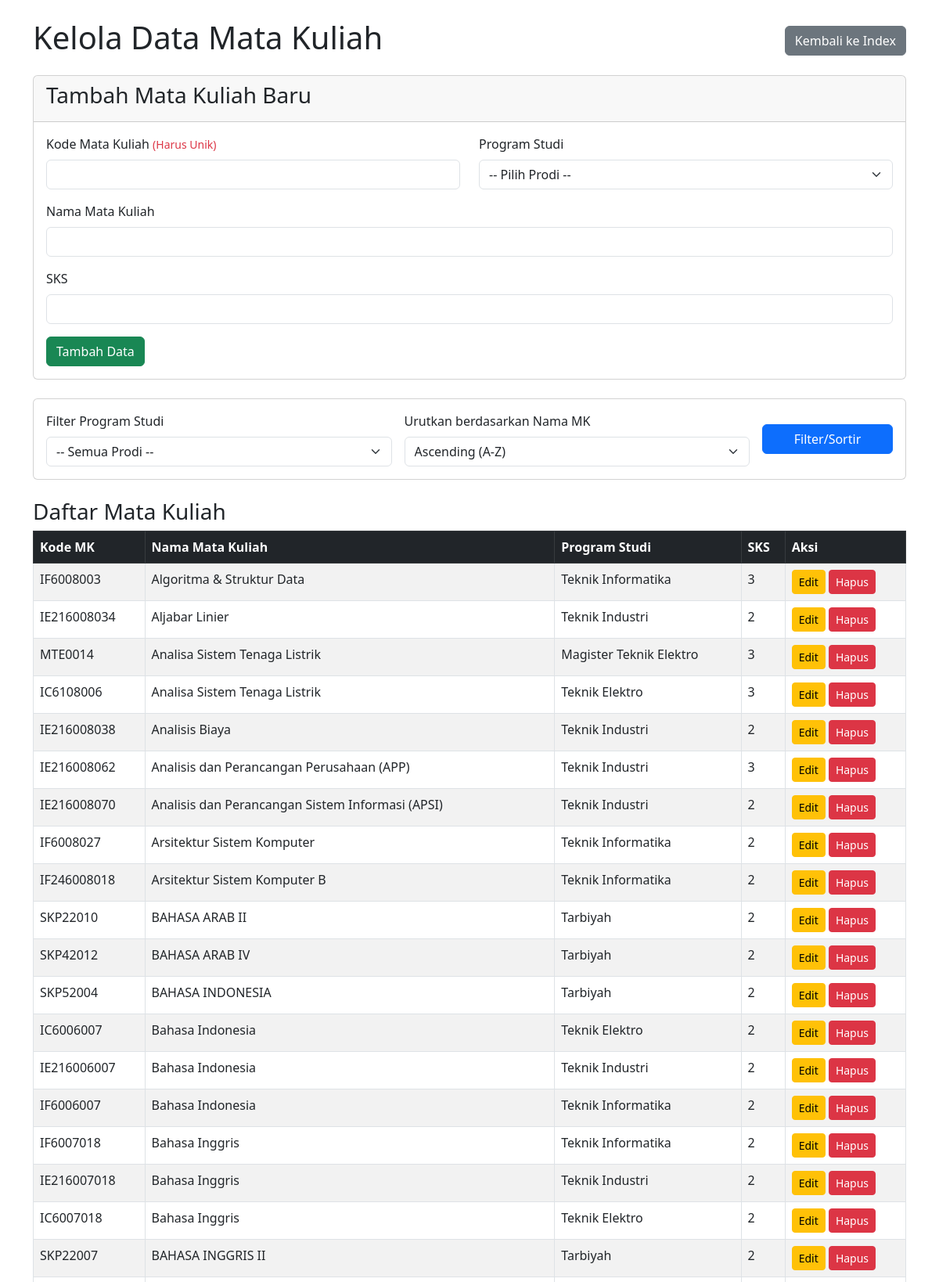
/managematkul/manage_matakuliah.php (signed in, upper part), run on the app's committed database.
### tables this page shows
CREATE TABLE `matakuliah` (
  `kode_mk` varchar(20) NOT NULL,
  `id_prodi` varchar(5) NOT NULL,
  `nama_mk` varchar(100) NOT NULL,
  `sks` int NOT NULL
);

CREATE TABLE `prodi` (
  `id_prodi` varchar(5) NOT NULL,
  `id_fakultas` varchar(5) NOT NULL,
  `nama_prodi` varchar(100) NOT NULL,
  `jenjang` enum('Profesi','D3','S1','S2','S3') NOT NULL
);

### managematkul/manage_matakuliah.php (the view, shortened to what this page needs)
<?php
require_once '../main/config_db.php';
$message = '';
$order_val = isset($_GET['order']) && in_array($_GET['order'], ['asc', 'desc']) ? $_GET['order'] : 'asc';
$sql_matakuliah = "SELECT mk.kode_mk, mk.nama_mk, mk.sks, p.nama_prodi AS nama_prodi_display, mk.id_prodi
                   FROM matakuliah mk
                   JOIN prodi p ON mk.id_prodi = p.id_prodi";
$sql_matakuliah .= " ORDER BY mk.nama_mk " . ($order_val === 'desc' ? 'DESC' : 'ASC');
$result_matakuliah = mysqli_query($conn, $sql_matakuliah);
$matakuliah_data = [];
if ($result_matakuliah) {
    while ($row_mk = mysqli_fetch_assoc($result_matakuliah)) {
        $matakuliah_data[] = $row_mk;
    }
} else {
    $message .= '<div class="alert alert-warning">Gagal mengambil data mata kuliah: ' . mysqli_error($conn) . '</div>';
}
?>
<!DOCTYPE html>
<html lang="id">
<head>
    <link href="https://cdn.jsdelivr.net/npm/bootstrap@5.3.0/dist/css/bootstrap.min.css" rel="stylesheet">
</head>
<body>
    <div class="container mt-4">
        <div class="d-flex justify-content-between align-items-center mb-3">
            <h1>Kelola Data Mata Kuliah</h1>
            <a href="../index.php" class="btn btn-secondary">Kembali ke Index</a>
        </div>
        <div class="card mb-4">
            <div class="card-header">
                <h3>Tambah Mata Kuliah Baru</h3>
            </div>
            <div class="card-body">
                <form method="POST" action="manage_matakuliah.php">
                    <div class="row">
                        <div class="col-md-6 mb-3">
                            <label for="kode_mk" class="form-label">Kode Mata Kuliah <small class="text-danger">(Harus Unik)</small></label>
                            <input type="text" class="form-control" id="kode_mk" name="kode_mk" required>
                        </div>
                        <div class="col-md-6 mb-3">
                            <label for="id_prodi_add" class="form-label">Program Studi</label>
                            <select class="form-select" id="id_prodi_add" name="id_prodi" required>
                                <option value="">-- Pilih Prodi --</option>
                            </select>
                        </div>
                    </div>
                    <div class="mb-3">
                        <label for="nama_mk" class="form-label">Nama Mata Kuliah</label>
                        <input type="text" class="form-control" id="nama_mk" name="nama_mk" required>
                    </div>
                    <div class="mb-3">
                        <label for="sks" class="form-label">SKS</label>
                        <input type="number" class="form-control" id="sks" name="sks" min="1" required>
                    </div>
                    <button type="submit" class="btn btn-success">Tambah Data</button>
                </form>
            </div>
        </div>
        <div class="card mb-4">
            <div class="card-body">
                <form method="GET" class="row g-3 align-items-center">
                    <div class="col-md-5">
                        <label for="filter_prodi" class="form-label">Filter Program Studi</label>
                        <select name="filter_prodi" id="filter_prodi" class="form-select">
                            <option value="">-- Semua Prodi --</option>
                        </select>
                    </div>
                    <div class="col-md-5">
                        <label for="order" class="form-label">Urutkan berdasarkan Nama MK</label>
                        <select name="order" id="order" class="form-select">
                            <option value="asc" <?= (isset($_GET['order']) && $_GET['order'] === 'asc' ? 'selected' : '') ?>>Ascending (A-Z)</option>
                        </select>
                    </div>
                    <div class="col-md-2 d-flex align-items-end">
                        <button type="submit" class="btn btn-primary w-100">Filter/Sortir</button>
                    </div>
                </form>
            </div>
        </div>
        <h3>Daftar Mata Kuliah</h3>
        <div class="table-responsive">
            <table class="table table-bordered table-striped table-hover">
                <thead class="table-dark">
                    <tr>
                        <th>Kode MK</th>
                        <th>Nama Mata Kuliah</th>
                        <th>Program Studi</th>
                        <th>SKS</th>
                        <th>Aksi</th>
                    </tr>
                </thead>
                <tbody>
                    <?php if (!empty($matakuliah_data)): ?>
                        <?php foreach ($matakuliah_data as $row): ?>
                            <tr>
                                <td><?= htmlspecialchars($row['kode_mk']) ?></td>
                                <td><?= htmlspecialchars($row['nama_mk']) ?></td>
                                <td><?= htmlspecialchars($row['nama_prodi_display']) ?></td>
                                <td><?= htmlspecialchars($row['sks']) ?></td>
                                <td>
                                    <a href="edit_matakuliah.php?kode_mk=<?= htmlspecialchars($row['kode_mk']) ?>" class="btn btn-warning btn-sm">Edit</a>
                                    <form method="POST" action="manage_matakuliah.php" style="display:inline;" onsubmit="return confirm('Apakah Anda yakin ingin menghapus mata kuliah ini?');">
                                        <button type="submit" class="btn btn-danger btn-sm">Hapus</button>
                                    </form>
                                </td>
                            </tr>
                        <?php endforeach; ?>
                    <?php else: ?>
                        <tr>
                            <td colspan="5" class="text-center">Tidak ada data mata kuliah.</td>
                        </tr>
                    <?php endif; ?>
                </tbody>
            </table>
        </div>
    </div>
</body>
</html>

### data on the page
matakuliah: kode_mk "IF6008003", nama_mk "Algoritma & Struktur Data", id_prodi.nama_prodi "Teknik Informatika", sks "3"
matakuliah: kode_mk "IE216008034", nama_mk "Aljabar Linier", id_prodi.nama_prodi "Teknik Industri", sks "2"
matakuliah: kode_mk "MTE0014", nama_mk "Analisa Sistem Tenaga Listrik", id_prodi.nama_prodi "Magister Teknik Elektro", sks "3"
matakuliah: kode_mk "IC6108006", nama_mk "Analisa Sistem Tenaga Listrik", id_prodi.nama_prodi "Teknik Elektro", sks "3"
matakuliah: kode_mk "IE216008038", nama_mk "Analisis Biaya", id_prodi.nama_prodi "Teknik Industri", sks "2"
matakuliah: kode_mk "IE216008062", nama_mk "Analisis dan Perancangan Perusahaan (APP)", id_prodi.nama_prodi "Teknik Industri", sks "3"
matakuliah: kode_mk "IE216008070", nama_mk "Analisis dan Perancangan Sistem Informasi (APSI)", id_prodi.nama_prodi "Teknik Industri", sks "2"
matakuliah: kode_mk "IF6008027", nama_mk "Arsitektur Sistem Komputer", id_prodi.nama_prodi "Teknik Informatika", sks "2"
matakuliah: kode_mk "IF246008018", nama_mk "Arsitektur Sistem Komputer B", id_prodi.nama_prodi "Teknik Informatika", sks "2"
matakuliah: kode_mk "SKP22010", nama_mk "BAHASA ARAB II", id_prodi.nama_prodi "Tarbiyah", sks "2"
matakuliah: kode_mk "SKP42012", nama_mk "BAHASA ARAB IV", id_prodi.nama_prodi "Tarbiyah", sks "2"
matakuliah: kode_mk "SKP52004", nama_mk "BAHASA INDONESIA", id_prodi.nama_prodi "Tarbiyah", sks "2"
matakuliah: kode_mk "IC6006007", nama_mk "Bahasa Indonesia", id_prodi.nama_prodi "Teknik Elektro", sks "2"
matakuliah: kode_mk "IE216006007", nama_mk "Bahasa Indonesia", id_prodi.nama_prodi "Teknik Industri", sks "2"
matakuliah: kode_mk "IF6006007", nama_mk "Bahasa Indonesia", id_prodi.nama_prodi "Teknik Informatika", sks "2"
matakuliah: kode_mk "IF6007018", nama_mk "Bahasa Inggris", id_prodi.nama_prodi "Teknik Informatika", sks "2"
matakuliah: kode_mk "IE216007018", nama_mk "Bahasa Inggris", id_prodi.nama_prodi "Teknik Industri", sks "2"
matakuliah: kode_mk "IC6007018", nama_mk "Bahasa Inggris", id_prodi.nama_prodi "Teknik Elektro", sks "2"
matakuliah: kode_mk "SKP22007", nama_mk "BAHASA INGGRIS II", id_prodi.nama_prodi "Tarbiyah", sks "2"
